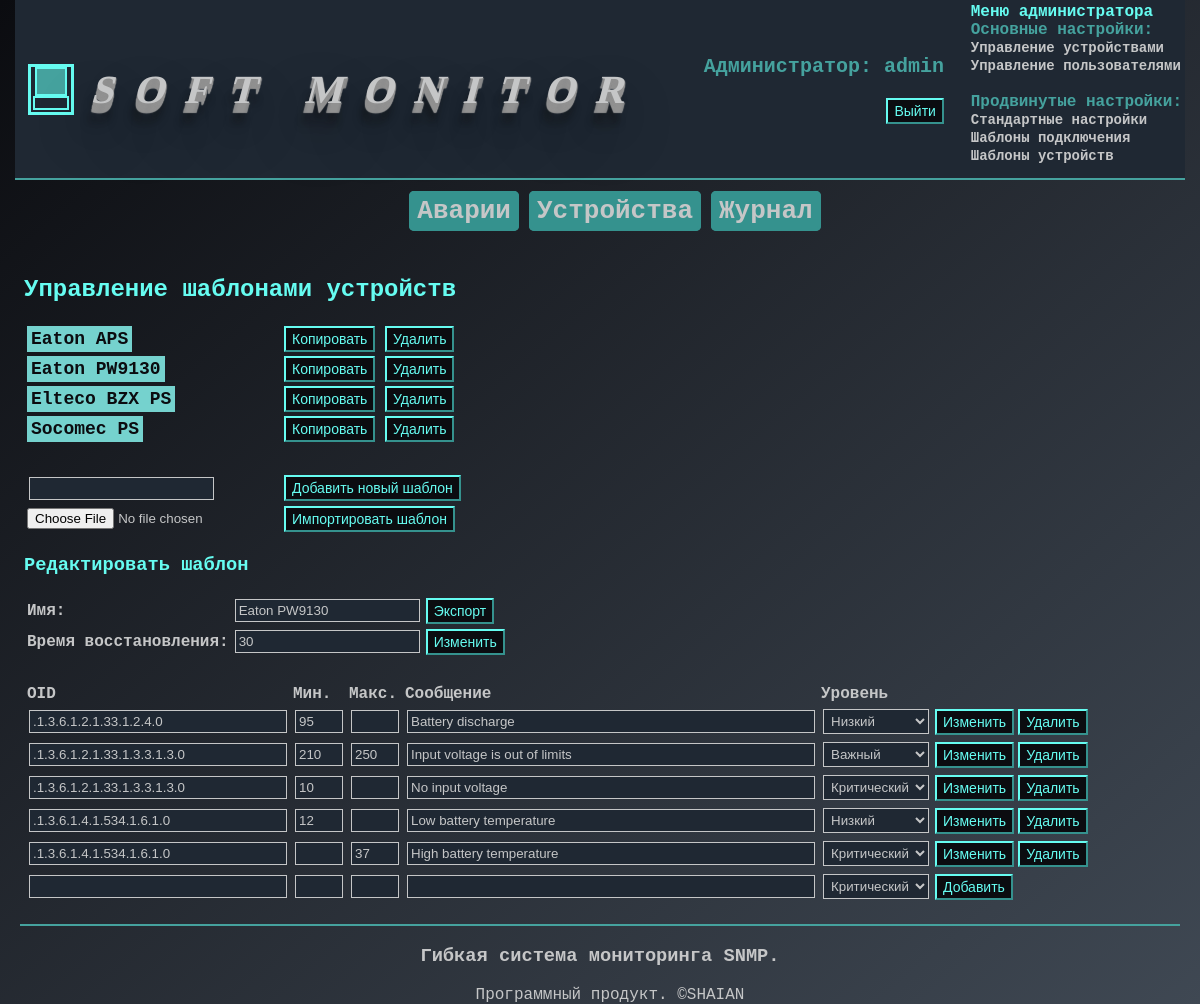
The page /admin/template?id=3 (signed in) on the database its author committed.
### tables this page shows
CREATE TABLE `templates` (
  `id` int(10) UNSIGNED NOT NULL,
  `name` varchar(50) NOT NULL,
  `recover_time` int(10) UNSIGNED NOT NULL
);

CREATE TABLE `oids` (
  `id` int(10) UNSIGNED NOT NULL,
  `oid` varchar(100) NOT NULL,
  `low` VARCHAR(10) NOT NULL,
  `high` VARCHAR(10) NOT NULL,
  `message` varchar(256) NOT NULL,
  `level` INT(1) UNSIGNED NOT NULL,
  `template_id` int(10) UNSIGNED NOT NULL
);

### classes/adminrenderer.php (called while the page is built, shortened)
<?php
class AdminRenderer extends Renderer
{
    protected function view($method): string
    {
        return './pages/admin/'.$method.'.php';
    }
    public function template()
    {
        $template = new Template;
        if (isset($_GET['id'])) {
            $templ = $template->getById($_GET['id']);
        }
        $temps = $template->getAll('id, name', 'name');
        include_once $this->view(__FUNCTION__);
    }
}

### classes/service/database.php (called while the page is built, shortened)
<?php
class Database
{
    private static $connection;
    private $limit = '';
    private $main;
    private $order = '';
    private $query = '';
    private $table;
    private $where = '';
    private $pdo;
    private $charset = 'utf8';
    private $dbname;
    private $host;
    private $login;
    private $pass;
    private function __construct()
    {
        $dsn = 'mysql:dbname=' . $this->dbname . ';host=' . $this->host .
                ';charset=' . $this->charset;
        try {
            $this->pdo = new PDO($dsn, $this->login, $this->pass);
        } catch (PDOException $e) {
            echo 'Connection failure: ' . $e->getMessage();
        }
    }
    private function buildQuery(): string
    {
        if ($this->main == 'TRUNCATE') {
            return $this->query;
        } elseif ($this->main == 'SELECT') {
            return $this->query . $this->where . $this->order . $this->limit;
        } else {
            return $this->query . $this->where;
        }
    }
    private function checkQuery(string $main): void
    {
        $this->main = $main;
    }
    private static function formColumnList(string $columns): string
    {
        $cols = '';
        $columns = explode(',', $columns);
        for ($i = 0; $i < count($columns); $i++) {
            $cols .= '`' . trim($columns[$i]) . '`, ';
        }
        return substr($cols, 0, -2);
    }
    private function setSettings(): void
    {
        $this->dbname = DB_NAME;
        $this->host = DB_HOST;
        $this->login = DB_LOGIN;
        $this->pass = DB_PASS;
    }
    public static function db(): Database
    {
        if (empty(self::$connection)) {
            self::$connection = new self;
        }
        return self::$connection;
    }
    public function end(): void
    {
        $this->limit = '';
        $this->order = '';
        $this->where = '';
    }
    public function fetch(int $one = 0, $end = true, $column = PDO::FETCH_ASSOC)
    {
        $query = $this->buildQuery();
        $pdo = $this->pdo->prepare($query);
        $pdo->execute();
        if ($one === 0) {
            $res = $pdo->fetchAll($column);
        } else {
            $res = $pdo->fetch($column);
        }
        return $res;
    }
    public function order(string $column, $desc = ''): Database
    {
        $query = 'ORDER BY `' . trim($column) . '`' . $desc . ' ';
        $this->order = $query;
        return $this;
    }
    public function select(string $columns = ''): Database
    {
        $query = 'SELECT ';
        if ($columns === '') {
            $query .= '* ';
        } elseif ($columns === 'COUNT') {
            $query .= 'COUNT(*) ';
        } else {
            $query .= self::formColumnList($columns);
        }
        $query .= ' FROM ' . $this->table . ' ';
        $this->query = $query;
        return $this;
    }
    public function table(string $table): Database
    {
        $this->table = '`' . $table . '` ';
        return $this;
    }
    public function where(string $col, $val, string $compare = '', $op = 'AND'): Database
    {
        if ($this->where != '') {
            $query = $op . ' ';
        } else {
            $query = 'WHERE ';
        }
        if ($compare == '') {
            $compare = '=';
        }
        $query .= '`' . $col . '` ' . $compare . ' \'' . $val . '\' ';
        $this->where .= $query;
        return $this;
    }
}

### classes/data/dbcon_trait.php (called while the page is built, shortened)
<?php
trait Dbcon
{
    public function __construct()
    {
        $this->db = Database::db();
    }
}

### classes/data/datachanger_abs.php (called while the page is built, shortened)
<?php
abstract class Datachanger
{
    public function getAll(
            string $columns = '',
            $order = 0,
            $desc = '',
            int $limit = 0,
            int $offset = 0,
            $search = ''
            ): array
    {
        $this->db
                ->table($this->table)
                ->select($columns);
        if ($order !== 0) {
            $this->db->order($order, $desc);
        }
        return $this->db->fetch();
    }
    public function getById(int $id): array
    {
        return $this->db
                ->table($this->table)
                ->select()
                ->where('id', $id)
                ->fetch(1);
    }
}

### classes/data/template.php (called while the page is built, shortened)
<?php
class Template extends Datachanger
{
    public function getById(int $id): array
    {
        $oids = new Oid;
        $oid_list = $oids->getByTemplateId($id);
        $templates = parent::getById($id);
        $templates['oids'] = $oid_list;
        return $templates;
    }
}

### classes/data/oid.php (called while the page is built, shortened)
<?php
class Oid extends Datachanger
{
    protected $table = 'oids';
    public function getByTemplateId(int $id): array
    {
        return $this->db
                ->table($this->table)
                ->select()
                ->where('template_id', $id)
                ->fetch();
    }
}

### pages/admin/template.php (the view, shortened to what this page needs)
<div class="cols_2">
    <div>
        <h2><?= ADMIN_TEMPLATE_HEADER ?></h2>
        <table>
            <?php foreach ($temps as $t) { ?>
                <form action="./template" method="post">
                    <tr>
                        <td>
                            <a href="?id=<?= $t['id'] ?>"><?= $t['name'] ?></a>
                        </td>
                        <td>
                            <input type="submit" name="copy" value="<?= COPY_BUTTON ?>">
                            <input type="submit" name="delete_template" value="<?= DELETE_BUTTON ?>">
                        </td>
                    </tr>
                </form>
            <?php } ?>
            <form action="" method="post">
                <tr class="add">
                    <td>
                        <input type="text" name="name" required>
                    </td>
                    <td colspan="2">
                        <input type="submit" name="add_template" value="<?= ADMIN_ADD_TEMPLATE ?>">
                    </td>
                </tr>
            </form>
            <form action="" method="post" enctype="multipart/form-data">
                <tr>
                    <td>
                        <input type="file" name="tmplt" required>
                    </td>
                    <td>
                        <input type="submit" name="upload" value="<?= IMPORT_BUTTON ?>" >
                    </td>
                </tr>
            </form>
        </table>
    </div>
    <?php if (isset($_GET['id'])) { ?>
        <div>
            <h3><?= ADMIN_EDIT_TEMPLATE ?></h3>
            <table>
                <form action="" method="post">
                    <tr>
                        <th><?= WORD_NAME ?>:</th>
                        <td>
                            <input type="text" name="name" value="<?= $templ['name'] ?>" required>
                        </td>
                        <td>
                            <input type="submit" name="export" value="<?= EXPORT_BUTTON ?>">
                        </td>
                    </tr>
                    <tr>
                        <th><?= ADMIN_REC_TIME ?>:</th>
                        <td>
                            <input type="number" name="recover_time" value="<?= $templ['recover_time'] ?>" required>
                        </td>
                        <td>
                            <input type="submit" name="change" value="<?= CHANGE_BUTTON ?>">
                        </td>
                    </tr>
                    <tr><td class="space"></td></tr>
            </table>
            <table>
                <tr>
                    <th>OID</th>
                    <th><?= WORD_LOW ?></th>
                    <th><?= WORD_HIGH ?></th>
                    <th><?= WORD_MESSAGE ?></th>
                    <th><?= WORD_LEVEL ?></th>
                </tr>
                <?php foreach ($templ['oids'] as $oid) { ?>
                    <form action="" method="post">
                        <tr>
                            <td>
                                <input type="text" name="oid" value="<?= $oid['oid'] ?>" required>
                            </td>
                            <td>
                                <input type="text" name="low" value="<?= $oid['low'] ?>">
                            </td>
                            <td>
                                <input type="text" name="high" value="<?= $oid['high'] ?>">
                            </td>
                            <td>
                                <input type="text" name="message" value="<?= $oid['message'] ?>" required>
                            </td>
                            <td>
                                <select name="level">
                                    <option value="1"<?php if ($oid['level'] == 1) echo ' selected'; ?>><?= WORD_MINOR ?></option>
                                    <option value="2"<?php if ($oid['level'] == 2) echo ' selected'; ?>><?= WORD_MAJOR ?></option>
                                    <option value="3"<?php if ($oid['level'] == 3) echo ' selected'; ?>><?= WORD_CRITICAL ?></option>
                                </select>
                            </td>
                            <td>
                                <input type="submit" name="modify" value="<?= MODIFY_BUTTON ?>">
                            </td>
                            <td>
                                <input type="submit" name="delete_oid" value="<?= DELETE_BUTTON ?>">
                            </td>
                        </tr>
                    </form>
                <?php } ?>
                <form action="" method="post">
                    <tr>
                        <td>
                            <input type="text" name="oid" required>
                        </td>
                        <td>
                            <input type="text" name="low">
                        </td>
                        <td>
                            <input type="text" name="high">
                        </td>
                        <td>
                            <input type="text" name="message" required>
                        </td>
                        <td>
                            <select name="level">
                                <option value="3" selected><?= WORD_CRITICAL ?></option>
                            </select>
                        </td>
                        <td>
                            <input type="submit" name="add_oid" value="<?= ADD_BUTTON ?>">
                        </td>
                    </tr>
                </form>
            </table>
        </div>
    </div>
<?php } ?>

### css/main.css (style rules this page uses)
body { background: linear-gradient(to bottom right, #0B0C10, #3F4853); color: #C5C6C7; font-family: 'Courier'; font-size: 16px; height: 100%; margin: 0; padding: 0; }
html { height: 100%; }
a { text-decoration: none; }
a:visited, a:active, a:link { color: #C5C6C7; }
input[type="submit"] { background-color: #0B0C10; border: 2px solid; border-bottom: 2px solid #35928E; border-right: 2px solid #35928E; color: #66FCF1; font-size: 14px; padding: 3px 6px; }
input[type="text"], input[type="password"], input[type="number"], input[type="datetime-local"], select { border: 1px solid #C5C6C7; background-color: #1F2833; color: #C5C6C7; margin: 2px; padding: 3px; }
h2 { color: #66FCF1; }
div.connections a, div.template a { background-color: #75D2CE; color: #0B0C10; font-size: 18px; font-weight: bold; padding: 3px 4px; }
div.template tr.add td { padding-top: 30px; }
div.template h3 { color: #66FCF1; }
div.template th, table.install th, table.install td { text-align: left; }
td.space { height: 20px; }
div.template input[name="oid"] { width: 250px; }
div.template input[name="low"], div.template input[name="high"] { width: 40px; }
div.template input[name="message"] { width: 400px; }
div.cols_2 div { display: inline-block; margin-left: 2%; }

### rows shown on the page
templates: name "Eaton APS"
templates: name "Eaton PW9130", recover_time "30"
templates: name "Elteco BZX PS"
templates: name "Socomec PS"
oids: oid ".1.3.6.1.2.1.33.1.2.4.0", low "95", message "Battery discharge", level "Низкий"
oids: oid ".1.3.6.1.2.1.33.1.3.3.1.3.0", low "210", high "250", message "Input voltage is out of limits", level "Важный"
oids: oid ".1.3.6.1.2.1.33.1.3.3.1.3.0", low "10", message "No input voltage", level "Критический"
oids: oid ".1.3.6.1.4.1.534.1.6.1.0", low "12", message "Low battery temperature", level "Низкий"
oids: oid ".1.3.6.1.4.1.534.1.6.1.0", high "37", message "High battery temperature", level "Критический"

### other values the page prints
MAIN_SITE_NAME "SOFT MONITOR"
ADMINISTRATOR_LOGGED "Администратор"
$this->login "admin"
MENU_ADMIN "Меню администратора"
MENU_BASE_SETTINGS "Основные настройки"
MENU_DEV_MANAG "Управление устройствами"
MENU_USER_MANAG "Управление пользователями"
MENU_ADV_SETTINGS "Продвинутые настройки"
MENU_DEFAULTS "Стандартные настройки"
MENU_CONN_TEMP "Шаблоны подключения"
MENU_DEV_TEMP "Шаблоны устройств"
MENU_ALARMS "Аварии"
MENU_DEVICES "Устройства"
MENU_LOG "Журнал"
ADMIN_TEMPLATE_HEADER "Управление шаблонами устройств"
